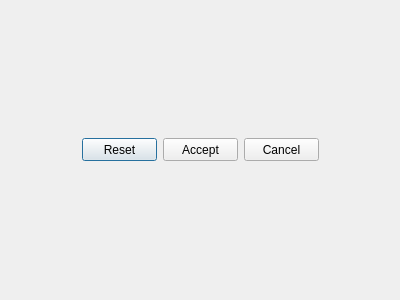
<?xml version="1.0" encoding="UTF-8"?>
<ui version="4.0">
 <class>netGenerateToolDialog</class>
 <widget class="QDialog" name="netGenerateToolDialog">
  <property name="geometry">
   <rect>
    <x>0</x>
    <y>0</y>
    <width>400</width>
    <height>300</height>
   </rect>
  </property>
  <property name="windowTitle">
   <string>Net Generator properties</string>
  </property>
  <property name="windowIcon">
   <iconset resource="../../../resources/eNetEditorResources.qrc">
    <normaloff>:/tools/sumo.png</normaloff>:/tools/sumo.png</iconset>
  </property>
  <property name="modal">
   <bool>true</bool>
  </property>
  <layout class="QVBoxLayout" name="verticalLayout">
   <item>
    <layout class="QHBoxLayout" name="LayoutButtons">
     <item>
      <spacer name="HorizontalSpacer11">
       <property name="orientation">
        <enum>Qt::Horizontal</enum>
       </property>
       <property name="sizeHint" stdset="0">
        <size>
         <width>40</width>
         <height>20</height>
        </size>
       </property>
      </spacer>
     </item>
     <item>
      <widget class="QPushButton" name="ButtonReset">
       <property name="minimumSize">
        <size>
         <width>75</width>
         <height>23</height>
        </size>
       </property>
       <property name="maximumSize">
        <size>
         <width>75</width>
         <height>23</height>
        </size>
       </property>
       <property name="sizeIncrement">
        <size>
         <width>0</width>
         <height>0</height>
        </size>
       </property>
       <property name="text">
        <string>Reset</string>
       </property>
       <property name="icon">
        <iconset resource="../../../resources/eNetEditorResources.qrc">
         <normaloff>:/main/reset.ico</normaloff>:/main/reset.ico</iconset>
       </property>
      </widget>
     </item>
     <item>
      <widget class="QPushButton" name="ButtonAccept">
       <property name="minimumSize">
        <size>
         <width>75</width>
         <height>0</height>
        </size>
       </property>
       <property name="maximumSize">
        <size>
         <width>75</width>
         <height>23</height>
        </size>
       </property>
       <property name="text">
        <string>Accept</string>
       </property>
       <property name="icon">
        <iconset resource="../../../resources/eNetEditorResources.qrc">
         <normaloff>:/main/accept.ico</normaloff>:/main/accept.ico</iconset>
       </property>
      </widget>
     </item>
     <item>
      <widget class="QPushButton" name="ButtonCancel">
       <property name="minimumSize">
        <size>
         <width>75</width>
         <height>0</height>
        </size>
       </property>
       <property name="maximumSize">
        <size>
         <width>75</width>
         <height>23</height>
        </size>
       </property>
       <property name="text">
        <string>Cancel</string>
       </property>
       <property name="icon">
        <iconset resource="../../../resources/eNetEditorResources.qrc">
         <normaloff>:/main/cancel.ico</normaloff>:/main/cancel.ico</iconset>
       </property>
      </widget>
     </item>
     <item>
      <spacer name="HorizontalSpacer12">
       <property name="orientation">
        <enum>Qt::Horizontal</enum>
       </property>
       <property name="sizeHint" stdset="0">
        <size>
         <width>40</width>
         <height>20</height>
        </size>
       </property>
      </spacer>
     </item>
    </layout>
   </item>
  </layout>
 </widget>
 <resources>
  <include location="../../../resources/eNetEditorResources.qrc"/>
 </resources>
 <connections/>
</ui>
